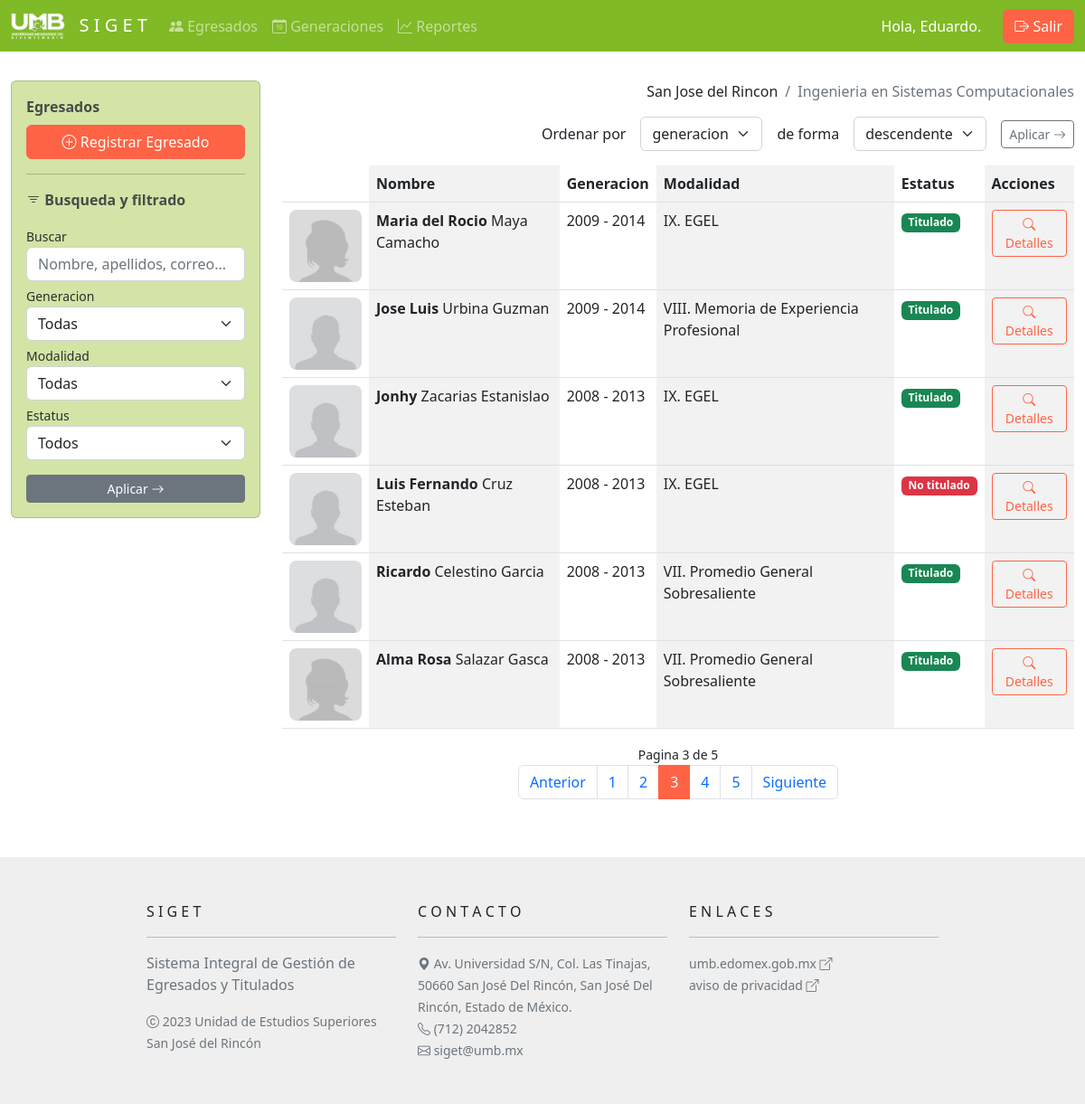
The app's page /?page=3 (signed in) with its own data.
### models.py (models this page shows)
class Usuarios(Database):
    __tablename__ = "usuarios"
    id = Column(Integer, primary_key=True)
    matricula = Column(String(11))
    nombre = Column(String(32))
    apellido_paterno = Column(String(32))
    apellido_materno = Column(String(32))
    clave = Column(String(64))
    unidad_id = Column(Integer, ForeignKey('unidades.id'))
    unidad = relationship("Unidades")
    carrera_id = Column(Integer, ForeignKey('carreras.id'))
    carrera = relationship("Carreras")

class Unidades(Database):
    __tablename__ = "unidades"
    id = Column(Integer, primary_key=True)
    nombre = Column(String(54))

class Carreras(Database):
    __tablename__ = "carreras"
    id = Column(Integer, primary_key=True)
    nombre = Column(String(54))

class Egresados(Database):
    __tablename__ = "egresados"
    id = Column(Integer, primary_key=True)
    matricula = Column(String(10))
    nombre = Column(String(50))
    apellidos = Column(String(150))
    domicilio = Column(String(150))
    curp = Column(String(20))
    telefono = Column(String(10))
    correo = Column(String(50))
    sexo = Column(String(1))
    estatus = Column(Integer)
    comentarios = Column(String(250))
    foto = Column(String(54))
    modalidad_id = Column(Integer, ForeignKey('modalidades.id'))
    modalidad = relationship("Modalidades")
    generacion_id = Column(Integer, ForeignKey('generaciones.id'))
    generacion = relationship("Generaciones")
    unidad_id = Column(Integer, ForeignKey('unidades.id'))
    unidad = relationship("Unidades")
    carrera_id = Column(Integer, ForeignKey('carreras.id'))
    carrera = relationship("Carreras")
    ficheros = relationship("Ficheros", back_populates='egresado')

class Generaciones(Database):
    __tablename__ = "generaciones"
    id = Column(Integer, primary_key=True)
    anio_inicio = Column(Integer)
    anio_final = Column(Integer)
    foto = Column(String(54))
    unidad_id = Column(Integer, ForeignKey('unidades.id'))
    unidad = relationship("Unidades")
    carrera_id = Column(Integer, ForeignKey('carreras.id'))
    carrera = relationship("Carreras")

class Modalidades(Database):
    __tablename__ = "modalidades"
    id = Column(Integer, primary_key=True)
    nombre = Column(String(50))
    descripcion = Column(String(150))
    manual = Column(String(54))

### server.py (the view, shortened to what this page needs)
@app.route('/', methods=['GET', 'POST'])
def home():
    session_type = get_session_type()
    if not session_type:
        return redirect(url_for('info'))
    session_user = get_user_from_session()
    egresados = db_session.query(models.Egresados)
    busqueda = request.args.get('buscar')
    generacion = request.args.get('generacion')
    if generacion and generacion != '' and generacion != 'all':
        egresados = egresados.filter(models.Egresados.generacion_id==generacion)
    modalidad = request.args.get('modalidad')
    if modalidad and modalidad != '' and modalidad != 'all':
        egresados = egresados.filter(models.Egresados.modalidad_id==modalidad)
    estatus = request.args.get('estatus')
    if estatus and estatus != '' and estatus != 'all':
        egresados = egresados.filter(models.Egresados.estatus==estatus)
    unidad = request.args.get('unidad')
    if unidad and unidad != '' and unidad != 'all':
        egresados = egresados.filter(models.Egresados.unidad_id==unidad)
    carrera = request.args.get('carrera')
    if carrera and carrera != '' and carrera != 'all':
        egresados = egresados.filter(models.Egresados.carrera_id==carrera)
    generaciones = db_session.query(models.Generaciones)
    if session_type == 'user':
        egresados = egresados.filter(
            and_(
                models.Egresados.unidad_id==session_user.unidad_id,
                models.Egresados.carrera_id==session_user.carrera_id
            )
        )
        generaciones = generaciones.filter(
            and_(
                models.Generaciones.unidad_id==session_user.unidad_id,
                models.Generaciones.carrera_id==session_user.carrera_id
            )
        )
    sort = request.args.get('sort')
    order = request.args.get('order')
    if sort and sort == 'nombre':
        if order and order == 'asc':
            egresados = egresados.order_by(models.Egresados.nombre.asc())
        else:
            egresados = egresados.order_by(models.Egresados.nombre.desc())
    elif sort and sort == 'apellidos':
        if order and order == 'asc':
            egresados = egresados.order_by(models.Egresados.apellidos.asc())
        else:
            egresados = egresados.order_by(models.Egresados.apellidos.desc())
    elif sort and sort == 'modalidad':
        if order and order == 'asc':
            egresados = egresados.join(models.Modalidades).order_by(models.Modalidades.nombre.asc())
        else:
            egresados = egresados.join(models.Modalidades).order_by(models.Modalidades.nombre.desc())
    elif sort and sort == 'estatus':
        if order and order == 'asc':
            egresados = egresados.order_by(models.Egresados.estatus.asc())
        else:
            egresados = egresados.order_by(models.Egresados.estatus.desc())
    elif sort and sort == 'generacion':
        if order and order == 'asc':
            egresados = egresados.join(models.Generaciones).order_by(models.Generaciones.anio_inicio.asc())
    else:
        egresados = egresados.join(models.Generaciones).order_by(models.Generaciones.anio_inicio.desc())
    page = request.args.get('page')
    page = int(page) if (page and page != '') else 1
    page_size = 6
    pages_count = ceil(egresados.count() / page_size)
    page_offset = (page - 1) * page_size
    page_limit = page_offset + page_size
    egresados = egresados.slice(page_offset, page_limit)
    egresados = egresados.all()
    include = request.args.get('include')
    if include and include != '':
        include = db_session.query(models.Egresados).get(include)
        if include and not include in egresados:
            egresados.insert(0, include)
    generaciones = generaciones.all()
    modalidades = db_session.query(models.Modalidades).all()
    unidades = []
    carreras = []
    if session_type == 'admin':
        unidades = db_session.query(models.Unidades).all()
        carreras = db_session.query(models.Carreras).all()
    return render_template('home.html',
        generaciones=generaciones,
        modalidades=modalidades,
        egresados=egresados,
        page=page,
        page_size=page_size,
        pages_count=pages_count,
        session_type=session_type,
        session_user=session_user,
        unidades=unidades,
        carreras=carreras,
        args=request.args.to_dict())

### server.py (called while the page is built)
def get_session_type():
    return session.get('type', None)

def get_user_from_session():
    user_id = session.get('user_id', None)
    if user_id:
        return db_session.query(models.Usuarios).get(user_id)
    return None

@app.teardown_request
def remove_session(ex=None):
    db_session.remove()

### templates/home.html (shortened to what this page needs)
{% extends 'base.html' %}
{% block body %}
    <div class="row justify-content-center mt-3">
        <div class="col-lg-3 mt-3">
            <div class="card text-bg-dark" style="width: 100%;">
                <div class="card-body">
                    <div class="d-grid gap-2">
                        {% if session_type and session_type == 'user' %}
                            {% include 'egresados/registrar-egresado-modal.html' %}
                        {% else %}
                            <p>Como administrador, no puedes registrar o editar egresados.</p>
                        {% endif %}
                    </div>
                    <hr>
                    <div class="mt-3">
                        {% include 'busqueda-form.html' %}
                    </div>
                </div>
            </div>
        </div>
        <div class="col-lg-9 mt-3">
            <div class="row justify-content-end">
                <div class="col-md-auto">
                    {% include 'navpath.html' %}
                </div>
            </div>
            {% include 'ordenar-form.html' %}
            {% include 'egresados/tabla-egresados.html' %}
            <div class="row justify-content-center">
                <div class="col-md-auto">
                    {% include 'paginate.html' %}
                </div>
            </div>
        </div>
    </div>
{% endblock %}

### templates/navbar.html (shortened to what this page needs)
<nav class="navbar navbar-expand-lg navbar-dark bg-dark d-print-none">
    <div class="container-fluid">
      <a class="navbar-brand" href="{{ url_for('info') }}">
        <img src="{{ url_for('static', filename='img/umb-white.png') }}" alt="Logo UMB" width="60" class="d-inline-block align-text-top">
        &nbsp; S I G E T
      </a>
      <div class="collapse navbar-collapse" id="navbarNav">
        <ul class="navbar-nav me-auto">
          {% if session_type %}
            <li class="nav-item">
              <a class="nav-link" href="{{ url_for('home') }}">
                <i class="bi bi-people-fill"></i>
                Egresados
              </a>
            </li>
            <li class="nav-item">
              <a class="nav-link" href="{{ url_for('generaciones') }}">
                <i class="bi bi-calendar-date"></i>
                Generaciones
              </a>
            </li>
            <li class="nav-item">
              <a class="nav-link" href="{{ url_for('reportes') }}">
                <i class="bi bi-graph-up"></i>
                Reportes
              </a>
            </li>
          {% endif %}
        </ul>
        <div class="d-flex">
          <div class="row align-items-center">
            <div class="col-auto">
              {% if session_type and session_type=='admin' %}
                <div class="row text-white g-3">
                  <div class="col-lg-auto">
                    Hola, root.
                  </div>
                </div>
              {% elif session_type %}
                <div class="row text-white g-3">
                  <div class="col-lg-auto">
                    Hola, {{ session_user.nombre }}.
                  </div>
                </div>
              {% endif %}
            </div>
            <div class="col-auto">
              {% if not session_type %}
                <a class="btn btn-primary" href="{{ url_for('login') }}">
                  <i class="bi bi-box-arrow-in-right"></i>
                  Ingresar
                </a>
              {% else %}
                <a class="btn btn-primary" href="{{ url_for('logout') }}">
                  <i class="bi bi-box-arrow-right"></i>
                  Salir
                </a>
              {% endif %}
            </div>
          </div>
        </div>
      </div>
    </div>
  </nav>

### templates/navpath.html
{% if session_type == 'user' %}
  <nav aria-label="breadcrumb">
    <ol class="breadcrumb">
      <li class="breadcrumb-item">{{ session_user.unidad.nombre }}</li>
      <li class="breadcrumb-item active">{{ session_user.carrera.nombre }}</li>
    </ol>
  </nav>
{% endif %}

### templates/egresados/tabla-egresados.html (shortened to what this page needs)
<div class="table-responsive">
    <table class="table table-striped-columns table-hover">
        <thead>
            <tr>
                <th></th>
                <th>Nombre</th>
                <th>Generacion</th>
                <th>Modalidad</th>
                <th>Estatus</th>
                <th>{% if session_type == 'user' %} Acciones {% else %} UES/Carrera {% endif %}</th>
            </tr>
        </thead>
        <tbody>
            {% for egresado in egresados %}
                <tr>
                    <td>
                        {% if egresado.foto != 'default.png' %}
                            <img class="foto-perfil mx-auto d-block" src="{{ url_for('static', filename='img/egresado/'+egresado.foto) }}" alt="Fotografia">
                        {% else %}
                            {% if egresado.sexo == '0' %}
                                <img class="foto-perfil mx-auto d-block" src="{{ url_for('static', filename='img/egresado/default-m.jpg') }}" alt="Fotografia">
                            {% else %}
                                <img class="foto-perfil mx-auto d-block" src="{{ url_for('static', filename='img/egresado/default-w.jpg') }}" alt="Fotografia">
                            {% endif %}
                        {% endif %}
                    </td>
                    <td><b>{{ egresado.nombre }}</b> {{ egresado.apellidos }}</td>
                    <td>{{ egresado.generacion.anio_inicio }} - {{ egresado.generacion.anio_final }}</td>
                    <td>
                        {% if egresado.modalidad.manual != 'default.pdf' %}
                            <a href="{{ url_for('static', filename='manual/'+egresado.modalidad.manual) }}" target="_blank" style="text-decoration: none;">
                                {{ egresado.modalidad.nombre }} <i class="bi bi-box-arrow-up-right"></i>
                            </a>
                        {% else %}
                            {{ egresado.modalidad.nombre }}
                        {% endif %}
                    </td>
                    <td>
                        {% if egresado.estatus == 0 %}
                            <span class="badge text-bg-secondary">Pendiente</span>
                        {% elif egresado.estatus == 1 %}
                            <span class="badge text-bg-warning">Seguimiento</span>
                        {% elif egresado.estatus == 2 %}
                            <span class="badge text-bg-danger">No titulado</span>
                        {% else %}
                            <span class="badge text-bg-success">Titulado</span>
                        {% endif %}
                    </td>
                    <td>
                        {% if session_type == 'user' %}
                            <div class="d-grid gap-2">
                                <button class="btn btn-outline-primary btn-sm" data-bs-toggle="modal" data-bs-target="#modal-egresado-{{ egresado.id }}"><i class="bi bi-search"></i> Detalles</button>
                            </div>
                        {% else %}
                            <b>{{ egresado.unidad.nombre }}</b> <br>
                            {{ egresado.carrera.nombre }}
                        {% endif %}
                    </td>
                </tr>
            {% endfor %}
        </tbody>
    </table>
</div>

### static/css/custom.css (style rules this page uses)
.foto-perfil { max-width: 80px; border-radius: 10%; }
.bg-dark { background-color: #80ba26 !important; }
.text-bg-dark { background-color: #d3e4a6 !important; color: rgb(46, 46, 46) !important; }
.btn-primary { --bs-btn-bg: #ff6345; --bs-btn-border-color: #f3674c; --bs-btn-hover-bg: #ff826a; --bs-btn-hover-border-color: #ff6345; --bs-btn-active-bg: #ab351e; --bs-btn-active-border-color: #ff6345; }
.btn-outline-primary { --bs-btn-color: #ff6345; --bs-btn-border-color: #ff6345; --bs-btn-hover-bg: #ff6345; --bs-btn-hover-border-color: #a13823; --bs-btn-focus-shadow-rgb: 13,110,253; --bs-btn-active-bg: #ff6345; --bs-btn-active-border-color: #842029; }

### records on screen
Usuarios: nombre "Eduardo"
Unidades: unidad.nombre "San Jose del Rincon"
Carreras: carrera.nombre "Ingenieria en Sistemas Computacionales"
Egresados: nombre "Maria del Rocio", apellidos "Maya Camacho", generacion.anio_inicio "2009", generacion.anio_final "2014", modalidad.nombre "IX. EGEL", estatus "Titulado"
Egresados: nombre "Jose Luis", apellidos "Urbina Guzman", generacion.anio_inicio "2009", generacion.anio_final "2014", modalidad.nombre "VIII. Memoria de Experiencia Profesional", estatus "Titulado"
Egresados: nombre "Jonhy", apellidos "Zacarias Estanislao", generacion.anio_inicio "2008", generacion.anio_final "2013", modalidad.nombre "IX. EGEL", estatus "Titulado"
Egresados: nombre "Luis Fernando", apellidos "Cruz Esteban", generacion.anio_inicio "2008", generacion.anio_final "2013", modalidad.nombre "IX. EGEL", estatus "No titulado"
Egresados: nombre "Ricardo", apellidos "Celestino Garcia", generacion.anio_inicio "2008", generacion.anio_final "2013", modalidad.nombre "VII. Promedio General Sobresaliente", estatus "Titulado"
Egresados: nombre "Alma Rosa", apellidos "Salazar Gasca", generacion.anio_inicio "2008", generacion.anio_final "2013", modalidad.nombre "VII. Promedio General Sobresaliente", estatus "Titulado"

### other values on screen
{{ page }} "3"
{{ pages_count }} "5"
{{ i+1 }} "1" "2" "3" "4" "5"
